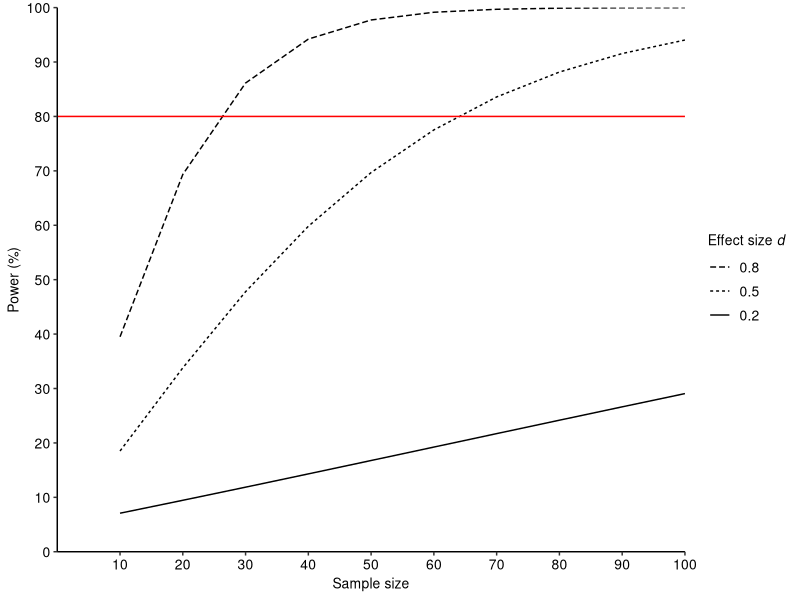

The R source for this figure:
## R script used to create Figure 4

# Load packages
library(pwr)
library(tidyverse)
library(here)

# Power curves for an unpaired t-test given a range of sample sizes and ES
effect_sizes <- c(0.2, 0.5, 0.8)# range of ES 
sample_sizes = seq(10, 100, 10)# create a range of sample sizes
input_df <- crossing(effect_sizes,sample_sizes)

get_power <- function(input_df){
  power_result <- pwr.t.test(n=input_df$sample_sizes, 
                             d=input_df$effect_sizes,
                             type='two.sample')
  input_df$power=power_result$power
  return(input_df)
}

power_curves <- input_df %>%
  do(get_power(.)) %>%
  mutate(effect_sizes = as.factor(effect_sizes), power = power*100) 

Fig4<- ggplot(power_curves, aes(x=sample_sizes,y=power,linetype=effect_sizes)) + 
  geom_line() + 
  geom_hline(yintercept = 80, colour='red', linetype="solid") + 
  scale_y_continuous(breaks=seq(0,100,by=10), limits = c(0,100)) + 
  scale_x_continuous(breaks=seq(10,100,by=10), limits = c(0,100)) +
  coord_cartesian(ylim = c(0,100), xlim= c(0,100), expand = F) +
  theme(panel.grid.major = element_blank(), panel.grid.minor = element_blank(),
        panel.background = element_blank(), 
        axis.line = element_line(colour = "black"),
        axis.text = element_text(colour = "black",size = 10),
        axis.title = element_text(size=10),
        legend.key = element_blank(),
        legend.text = element_text(size = 10),
        legend.title = element_text(size=10)) +
  guides(linetype = guide_legend(reverse=TRUE))+
  xlab("Sample size") +
  ylab("Power (%)") +
  labs(linetype=expression(paste("Effect size ",italic(d))))

ggsave(
  here("figures", "fig4.png"),
  plot = Fig4,
  width = 4.5,
  height = 3,
  dpi = 300
)
